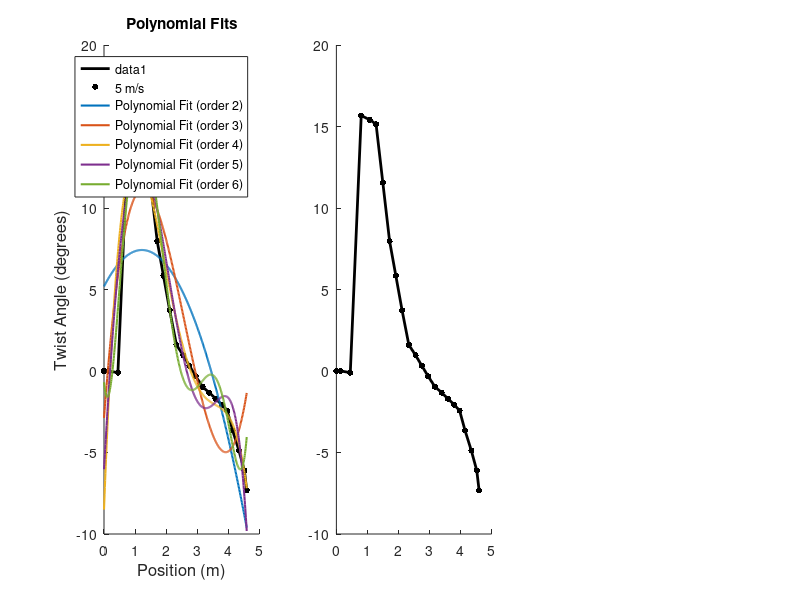

MATLAB code to generate this figure: (Note: this script raises an error after producing the figure.)
clc

% Data for positions and twist angles
positions = [
    0, 0.136, 0.4481, 0.8001, 1.0767, 1.2779, 1.4958, 1.7137, 1.9149, 2.116, ...
    2.334, 2.552, 2.753, 2.9542, 3.1721, 3.39, 3.5912, 3.7924, 3.9684, 4.1444, ...
    4.3456, 4.5216, 4.597
];

angles = [
    0, 0, 0, 0, 0, 0, 0, 0, 0;
    0, 0, 0, 0, 0, 0, 0, 0, 0;
    -0.098, -0.098, -0.098, -0.098, -0.098, -0.098, -0.098, -0.098, -0.098;
    15.6705, 14.3956, 23.5589, 28.3914, 24.1554, 27.7957, 30.5284, 31.5753, 36.5962;
    15.4087, 13.0777, 17.5893, 23.9619, 21.4265, 24.7895, 27.5979, 28.9475, 32.8829;
    15.1469, 11.7599, 11.6198, 19.5324, 18.6977, 21.7833, 24.6675, 26.3197, 29.1697;
    11.5575, 11.0272, 11.2435, 16.9635, 15.9689, 18.7771, 21.7370, 23.6919, 25.4564;
    7.968, 10.2945, 10.8672, 14.3947, 13.2401, 15.7710, 18.8065, 21.0642, 21.7432;
    5.8462, 7.5471, 10.681, 13.5584, 12.2359, 14.5127, 17.4861, 19.4248, 20.2981;
    3.7244, 4.7997, 10.4947, 12.7221, 11.2318, 13.2544, 16.1656, 17.7854, 18.8531;
    1.6026, 2.0523, 10.3085, 11.8858, 10.2276, 11.9962, 14.8452, 16.146, 17.4081;
    0.9617, 1.3347, 7.335, 8.7709, 9.2234, 10.7379, 13.5247, 14.5067, 15.963;
    0.3207, 0.6171, 4.3615, 5.6561, 8.2193, 9.4797, 12.2043, 12.8673, 14.518;
    -0.3202, -0.1005, 1.3881, 2.5412, 7.8323, 9.0886, 11.6502, 12.5378, 14.4166;
    -0.9611, -0.8181, -1.5854, -0.5736, 7.4453, 8.6975, 11.0962, 12.2082, 14.3152;
    -1.3274, -1.1741, -1.7252, -0.8972, 7.0583, 8.3065, 10.5421, 11.8787, 14.2138;
    -1.6938, -1.5302, -1.865, -1.2207, 6.6713, 7.9154, 9.9881, 11.5491, 14.1124;
    -2.0601, -1.8863, -2.0048, -1.5442, 6.2843, 7.5244, 9.4341, 11.2196, 14.0111;
    -2.4265, -2.2423, -2.1446, -1.8677, 5.8974, 7.1333, 8.88, 10.89, 13.9097;
    -3.6521, -2.368, -2.4604, -2.2064, 5.6476, 6.8675, 8.7025, 10.6464, 12.762;
    -4.8777, -2.4937, -2.7762, -2.545, 5.3978, 6.6016, 8.5249, 10.4028, 11.6143;
    -6.1033, -2.6194, -3.092, -2.8837, 5.148, 6.3358, 8.3474, 10.1591, 10.4666;
    -7.329, -2.7451, -3.4078, -3.2224, 4.8982, 6.07, 8.1699, 9.9155, 9.3189
];

wind_speeds = 5; % Select wind speed 5
selected_column = 1; % Corresponding column in the angles matrix

% Initialize arrays to hold combined smoothed spline data
combined_x_smooth = [];
combined_y_smooth = [];

% Fit and plot cubic splines for the selected wind speed
figure;
colors = lines(1); % Generate unique color
markers = {'o'}; % Marker

speed_data = angles(:, selected_column);
spline_fit = spline(positions, speed_data);
x_smooth = linspace(min(positions), max(positions), 500);
y_smooth = ppval(spline_fit, x_smooth);

% Combine smoothed spline data for fitting
combined_x_smooth = [combined_x_smooth, x_smooth];
combined_y_smooth = [combined_y_smooth, y_smooth];

% Average the y values for each unique x value
[unique_x, ~, idx] = unique(combined_x_smooth);
average_y = accumarray(idx, combined_y_smooth, [], @mean);

% Ensure unique_x and average_y are column vectors
unique_x = unique_x(:);
average_y = average_y(:);

% Add the (0,0) starting point for rational fit
unique_x = [0; unique_x];
average_y = [0; average_y];

% Subplot 1: Polynomial Fits
subplot(1,3, 1);
hold on;
plot(positions, speed_data, '-k', 'LineWidth', 2); % Connect the dots with straight lines
scatter(positions, speed_data, 20, 'k', markers{1}, 'filled', ...
    'DisplayName', sprintf('%d m/s', wind_speeds));

% Fit polynomials of orders 2, 3, 4, 5, and 6 to the averaged data
poly_orders = [2, 3, 4, 5, 6];
poly_fits = cell(length(poly_orders), 1);
poly_coeffs = cell(length(poly_orders), 1);

for i = 1:length(poly_orders)
    degree = poly_orders(i);
    [p, S, mu] = polyfit(unique_x, average_y, degree);
    poly_fits{i} = p;
    poly_coeffs{i} = p;
    
    % Evaluate the polynomial fit
    y_fit = polyval(p, linspace(min(positions), max(positions), 500), [], mu);
    
    % Plot the polynomial fit
    plot(linspace(min(positions), max(positions), 500), y_fit, 'LineWidth', 1.5, 'DisplayName', sprintf('Polynomial Fit (order %d)', degree));
    
    % Display the polynomial coefficients
    disp(sprintf('Polynomial coefficients (order %d):', degree));
    disp(p);
end

xlabel('Position (m)', 'FontSize', 12);
ylabel('Twist Angle (degrees)', 'FontSize', 12);
legend('Location', 'northeast');
title('Polynomial Fits');
hold off;

% Subplot 2: Fourier Series Fits
subplot(1,3, 2);
hold on;
plot(positions, speed_data, '-k', 'LineWidth', 2); % Connect the dots with straight lines
scatter(positions, speed_data, 20, 'k', markers{1}, 'filled', ...
    'DisplayName', sprintf('%d m/s', wind_speeds));

fourier_orders = [1, 2, 3];
fourier_fits = cell(length(fourier_orders), 1);
fourier_coeffs = cell(length(fourier_orders), 1);

for i = 1:length(fourier_orders)
    order = fourier_orders(i);
    fourier_fit = fit(unique_x, average_y, sprintf('fourier%d', order));
    fourier_fits{i} = fourier_fit;
    fourier_coeffs{i} = coeffvalues(fourier_fit);
    
    % Evaluate the Fourier series fit
    y_fourier = feval(fourier_fit, linspace(min(positions), max(positions), 500));
    
    % Plot the Fourier series fit
    plot(linspace(min(positions), max(positions), 500), y_fourier, 'LineWidth', 1.5, 'DisplayName', sprintf('Fourier Series Fit (order %d)', order));
    
    % Display the Fourier series coefficients
    disp(sprintf('Fourier series coefficients (order %d):', order));
    disp(coeffvalues(fourier_fit));
end

xlabel('Position (m)', 'FontSize', 12);
ylabel('Twist Angle (degrees)', 'FontSize', 12);
legend('Location', 'northeast');
title('Fourier Series Fits');
hold off;

% Subplot 3: Rational Function Fits
subplot(1, 3, 3);
hold on;
plot(positions, speed_data, '-k', 'LineWidth', 2); % Connect the dots with straight lines
scatter(positions, speed_data, 20, 'k', markers{1}, 'filled', ...
    'DisplayName', sprintf('%d m/s', wind_speeds));

fit_types = {'rat11', 'rat22', 'rat33'};
fit_names = {'Rational Fit (1/1)', 'Rational Fit (2/2)', 'Rational Fit (3/3)'};

for i = 1:length(fit_types)
    fit_type = fit_types{i};
    fit_name = fit_names{i};
    custom_fit = fit(unique_x, average_y, fit_type);
    
    % Evaluate the custom fit
    y_custom = feval(custom_fit, linspace(min(positions), max(positions), 500));
    
    % Plot the custom fit
    plot(linspace(min(positions), max(positions), 500), y_custom, 'LineWidth', 1.5, 'DisplayName', fit_name);
    
    % Display the custom fit coefficients
    disp(sprintf('%s coefficients:', fit_name));
    disp(coeffvalues(custom_fit));
end

xlabel('Position (m)', 'FontSize', 12);
ylabel('Twist Angle (degrees)', 'FontSize', 12);
legend('Location', 'northeast');
title('Rational Function Fits');
hold off;